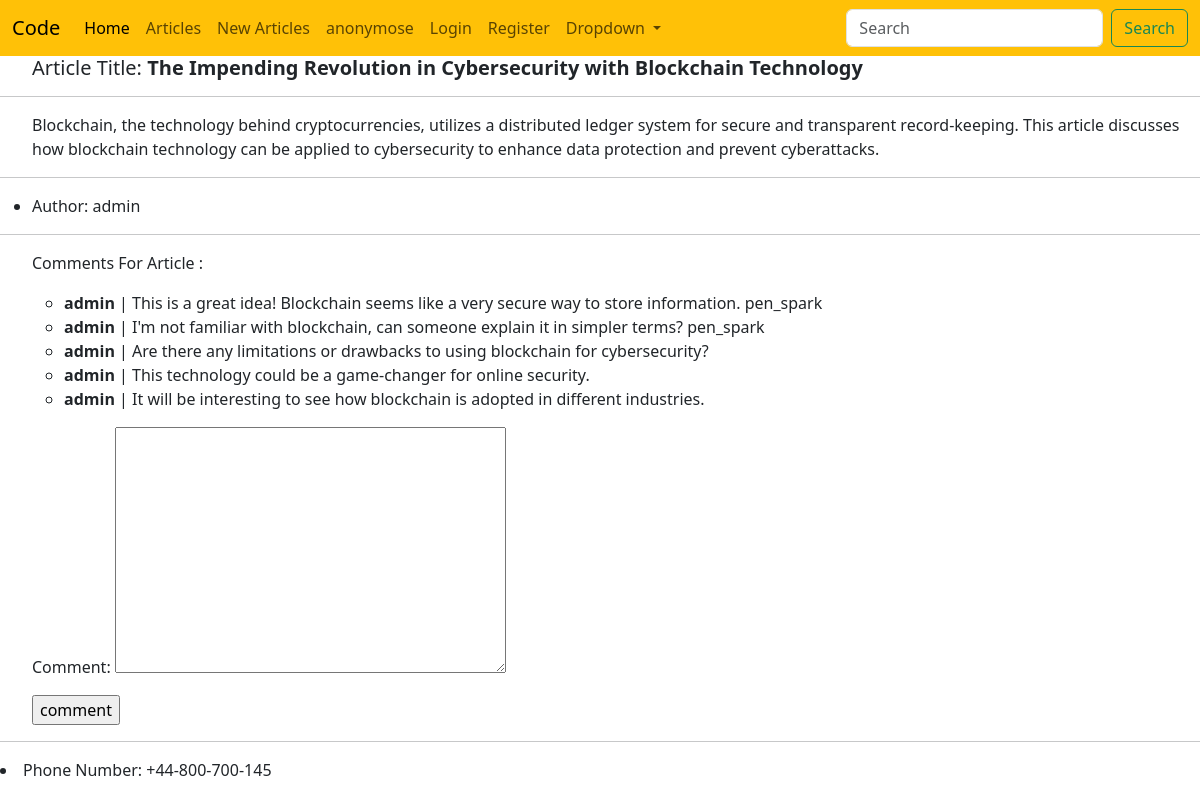
The app's page /articles/26/ with its own data.
### article/models.py (models this page shows, shortened)
class ArticleModel(models.Model):
    STATUS_OF_ARTICLE = (
        ("checking" , "Checking"),
        ("rejected" , "Rejected"),
        ("published" , "Published"),
    )
    Title = models.CharField(max_length=150)
    Body  = models.TextField(max_length=10000)
    Author= models.ForeignKey("auth.user", on_delete=models.CASCADE)
    Created = models.DateTimeField(auto_now_add=True)
    Edited = models.DateTimeField(auto_now=True)
    Status = models.CharField(max_length=15, choices=STATUS_OF_ARTICLE, default="checking")
    class Meta:
        ordering = ("-Created",)

class ArticleCommentsModel(models.Model):
    article = models.ForeignKey(ArticleModel, related_name="comments", on_delete=models.CASCADE)
    comment = models.TextField()
    writer  = models.ForeignKey("auth.user", on_delete=models.CASCADE)

### article/views.py (the view, shortened to what this page needs)
# urls.py: path('<int:pk>/', ArticleDetailView.as_view(), name = "ArticleDetailView_url"),
class ArticleDetailView(DetailView):
    model = ArticleModel
    template_name = "article/ArticleDetailView.html"
    context_object_name  = "articles"
    form_class = ArticleCommentForm
    def get_context_data(self, **kwargs):
        context = super(ArticleDetailView, self).get_context_data(**kwargs)
        context['form'] = ArticleCommentForm(initial={"article":self.object, "writer":self.request.user})
        return context

### article/forms.py
class ArticleCommentForm(forms.ModelForm):
    class Meta:
        model = ArticleCommentsModel
        fields = ("writer", "comment", "article")
        widgets = {
            "article": forms.HiddenInput(),
            "writer":  forms.HiddenInput(),
        }

### template/article/ArticleDetailView.html (shortened to what this page needs)
{% extends "base.html" %}
{% block title %}<ul><h5>Article Title: <strong>{{articles.Title}}</strong></h5></ul>{% endblock title %}
{% block content %}
<hr>
<ul>{{articles.Body}}</ul>
<hr>
<ul><li>Author: {{articles.Author}}</li></ul>
<hr>
<p><ul>Comments For Article : </ul></p>
<ul>
    {% for comment in object.comments.all %}
    <ul><li><strong>{{comment.writer}}</strong> | {{comment.comment}}</li></ul>
    {% endfor %}
</ul>
<ul>
<form action="" method="POST">
    {{form.as_p}}
    <input type="submit" value="comment">
</form>
</ul>
{% endblock content %}

### records on screen
ArticleModel: Title "The Impending Revolution in Cybersecurity with Blockchain Technology", Body "Blockchain, the technology behind cryptocurrencies, utilizes a distributed ledger system for secure and transparent record-keeping. This article discusses how blockchain technology can be applied to cybersecurity to enhance data protection and prevent cyberattacks.", Author "admin"
ArticleCommentsModel: writer "admin", comment "This is a great idea! Blockchain seems like a very secure way to store information. pen_spark"
ArticleCommentsModel: writer "admin", comment "I'm not familiar with blockchain, can someone explain it in simpler terms? pen_spark"
ArticleCommentsModel: writer "admin", comment "Are there any limitations or drawbacks to using blockchain for cybersecurity?"
ArticleCommentsModel: writer "admin", comment "This technology could be a game-changer for online security."
ArticleCommentsModel: writer "admin", comment "It will be interesting to see how blockchain is adopted in different industries."

### other values on screen
{{ Site_Name }} "Code"
{{ Phone_Number }} "+44-800-700-145"
